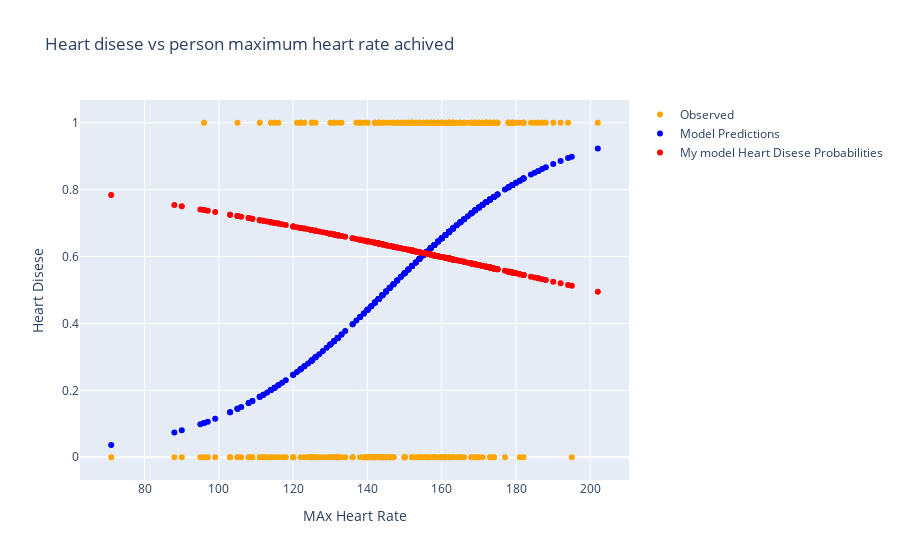

Write notebook code for a chart like this one.
### Code cell
fig = go.Figure()

fig.add_trace(go.Scatter(x=prediction_df['thalach'], y = prediction_df['target'], mode = 'markers', name='Observed', 
                        marker = dict(color = 'orange')))

fig.add_trace(go.Scatter(x=prediction_df['thalach'], y = prediction_df['Sk Learn Probability'], mode = 'markers', name='Model Predictions', 
                        marker = {'color': 'blue'}))

fig.add_trace(go.Scatter(x=prediction_df['thalach'], y = prediction_df['My model Heart Disese Probabilities'], mode = 'markers', name='My model Heart Disese Probabilities', 
                        marker = {'color': 'red'}))

fig.update_layout(
    title=" Heart disese vs person maximum heart rate achived",
    xaxis_title="MAx Heart Rate",
    yaxis_title="Heart Disese"
)

fig.show()

### Figure 1 — Plotly figure (JSON) as saved in the notebook; plotly's stock layout.template omitted (floating-point values rounded to 4 significant figures; data arrays with more than 128 entries replaced by an {"elided": "..."} marker saying what was removed)
{"data": [{"marker": {"color": "orange"}, "mode": "markers", "name": "Observed", "type": "scatter", "x": {"elided": "303 int values"}, "y": {"elided": "303 int values"}}, {"marker": {"color": "blue"}, "mode": "markers", "name": "Model Predictions", "type": "scatter", "x": {"elided": "303 int values"}, "y": {"elided": "303 float values"}}, {"marker": {"color": "red"}, "mode": "markers", "name": "My model Heart Disese Probabilities", "type": "scatter", "x": {"elided": "303 int values"}, "y": {"elided": "303 float values"}}], "layout": {"title": {"text": " Heart disese vs person maximum heart rate achived"}, "xaxis": {"title": {"text": "MAx Heart Rate"}}, "yaxis": {"title": {"text": "Heart Disese"}}}}
